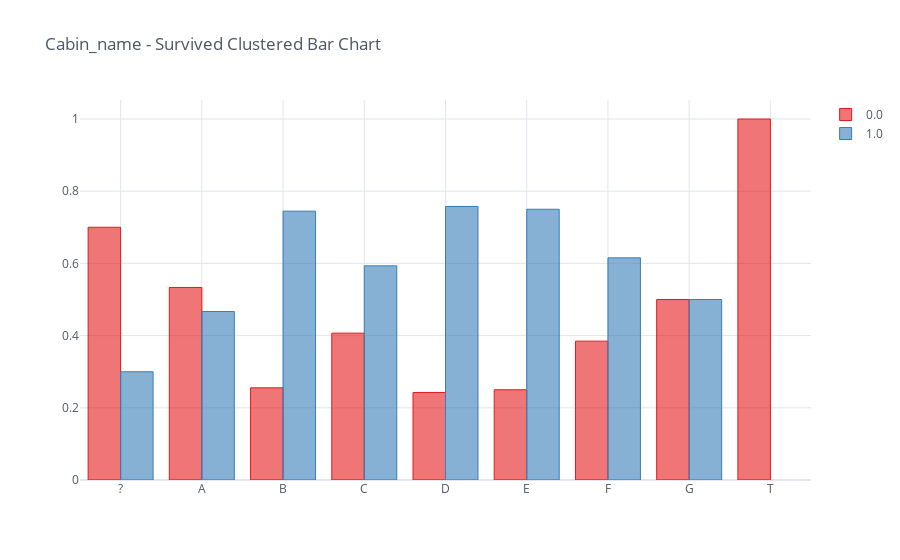

Notebook cell for this chart:
### Code cell
cabin_pivot_table.divide(cabin_pivot_table.sum(axis=1), axis='index').iplot(kind='bar', theme='white', 
                            title='Cabin_name - Survived Clustered Bar Chart',colorscale='set1')

### Figure 1 — Plotly figure (JSON) as saved in the notebook; plotly's stock layout.template omitted (floating-point values rounded to 4 significant figures)
{"data": [{"marker": {"color": "rgba(228, 26, 28, 0.6)", "line": {"color": "rgba(228, 26, 28, 1.0)", "width": 1}}, "name": "0.0", "orientation": "v", "text": "", "type": "bar", "x": ["?", "A", "B", "C", "D", "E", "F", "G", "T"], "y": [0.7001, 0.5333, 0.2553, 0.4068, 0.2424, 0.25, 0.3846, 0.5, 1]}, {"marker": {"color": "rgba(55, 126, 184, 0.6)", "line": {"color": "rgba(55, 126, 184, 1.0)", "width": 1}}, "name": "1.0", "orientation": "v", "text": "", "type": "bar", "x": ["?", "A", "B", "C", "D", "E", "F", "G", "T"], "y": [0.2999, 0.4667, 0.7447, 0.5932, 0.7576, 0.75, 0.6154, 0.5, ""]}], "layout": {"legend": {"bgcolor": "#FFFFFF", "font": {"color": "#4D5663"}}, "paper_bgcolor": "#FFFFFF", "plot_bgcolor": "#FFFFFF", "title": {"font": {"color": "#4D5663"}, "text": "Cabin_name - Survived Clustered Bar Chart"}, "xaxis": {"gridcolor": "#E1E5ED", "showgrid": true, "tickfont": {"color": "#4D5663"}, "title": {"font": {"color": "#4D5663"}, "text": ""}, "zerolinecolor": "#E1E5ED"}, "yaxis": {"gridcolor": "#E1E5ED", "showgrid": true, "tickfont": {"color": "#4D5663"}, "title": {"font": {"color": "#4D5663"}, "text": ""}, "zerolinecolor": "#E1E5ED"}}}
